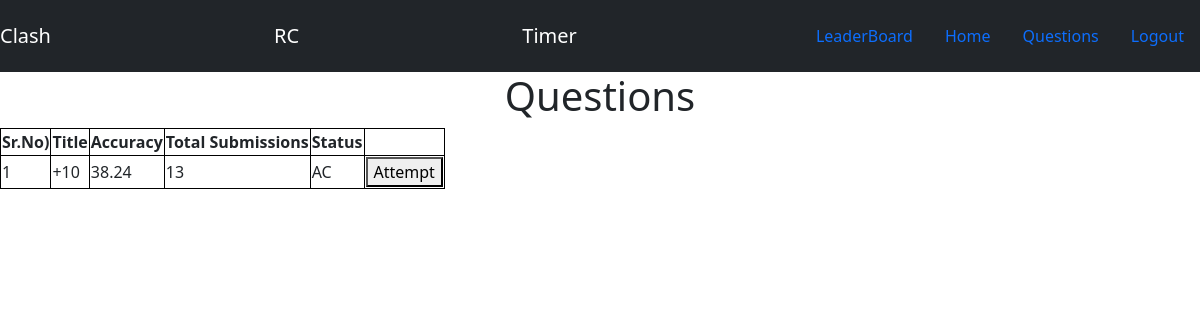
Page /rc/question/ (signed in) on the committed database.
### rc/models.py (models this page shows, shortened)
class RcQuestion(models.Model):
    title = models.CharField(max_length=1003, null=True)
    body = models.TextField(null=True)  # text field.
    correct_submissions = models.IntegerField(null=True)
    total_submissions = models.IntegerField(null=True)
    accuracy = models.FloatField(null=True)
    junior = models.BooleanField(null=True)
    code = models.TextField(null=True)
    language = models.CharField(
        max_length=10, null=True, choices=(("c", "C"), ("cpp", "C++"), ("py", "Python"))
    )

class RcSubmission(models.Model):
    q_id = models.ForeignKey(RcQuestion, null=True, on_delete=models.CASCADE)
    p_id = models.ForeignKey(RcPlayer, null=True, on_delete=models.CASCADE)
    score = models.IntegerField(null=True)
    time = models.DateTimeField(auto_now_add=True, blank=True)
    code = models.TextField(null=True)  # text field
    status = models.CharField(
        max_length=10,
        null=True,
        choices=(
            ("WA", "Wrong Answer"),
            ("AC", "Accepted"),
            ("TLE", "Time Limit Exceeded"),
            ("CTE", "Compile Time Error"),
        ),
    )  # four type of submission status(WA, PASS, TLE, CTE)
    language = models.CharField(
        max_length=10, null=True, choices=(("c", "C"), ("cpp", "C++"), ("py", "Python"))
    )

### clash/decorators.py (the view)
    def time_difference(request, *args, **kwargs):
        date_now = datetime.today()
        date_now_timestamp = int(date_now.timestamp())
        remain_seconds = final_time_timestamp - date_now_timestamp
        a = remain_seconds
        time_delta = timedelta(seconds=remain_seconds)
        remaining_seconds = time_delta.seconds  # extract seconds
        remaining_minutes, remaining_seconds = divmod(remaining_seconds, 60)
        remaining_hours, remaining_minutes = divmod(remaining_minutes, 60)
        print(remain_seconds)
        if a < 0:
            return clash.views.logout_view(request)
        else:
            return view_fun(request, *args, **kwargs)

### rc/views.py (called while the page is built)
@login_required
@timer
def contest(request):
    tester = RcPlayer.objects.get(user=request.user)
    ques = RcQuestion.objects.filter(Q(junior=tester.junior) | Q(junior=None))
    l_status = []
    for que in ques:
        status = RcSubmission.objects.filter(q_id=que, p_id=tester)
        if len(status) > 1:
            status = status.order_by("-score")
            status = status[0].status
            l_status.append(status)
        else:
            status = "Not Attempted"
            l_status.append(status)
    mylist = zip(ques, l_status)
    return render(request, "Rc-contest.html", {"mylist": mylist})

### rc/templates/Rc-contest.html (shortened to what this page needs)
{% extends 'Rc-Home.html' %}
{% block body %}
	<h1><center>Questions</center></h1>
	<table>
				<tr>
			<th>Sr.No)</th>
			<th>Title</th>
			<th>Accuracy</th>
			<th>Total Submissions</th>
			<th>Status</th>
			<th></th>
		</tr>
		<tr>
		{% for result,stat in mylist %}
		<tr>
			<td>{{forloop.counter}}</td>
			<td>{{result.title}}</td>
			<td>{{result.accuracy}}</td>
			<td>{{result.correct_submissions}}</td>
			<td>{{stat}}</td>
                <form action="{%url 'rc-question' result.id%}" method='post'>
			<td><button type="submit">Attempt</button></td>
                    </form>
		</tr>
		{% endfor %}
	</table>
	<br>
{%endblock%}

### rc/templates/Rc-contest.html (style rules this page uses)
table, th, td { border: 1px solid black; border-collapse: collapse; }

### rows in the picture
RcQuestion: title "+10", accuracy "38.24", correct_submissions "13", status "AC"
